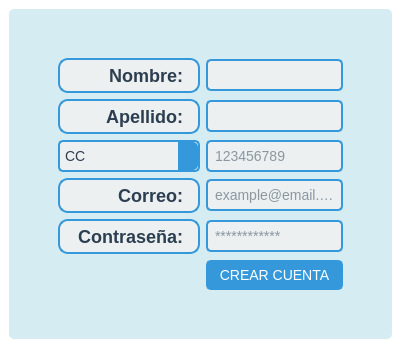
         <widget class="QWidget" name="registro">
          <property name="styleSheet">
           <string notr="true">QWidget{
background-color: rgb(255, 255, 255);
}</string>
          </property>
          <layout class="QHBoxLayout" name="horizontalLayout_10">
           <property name="leftMargin">
            <number>9</number>
           </property>
           <property name="topMargin">
            <number>9</number>
           </property>
           <item>
            <widget class="QFrame" name="contenido_registro">
             <property name="styleSheet">
              <string notr="true">QFrame{
background-color: rgba(173, 216, 230, 0.5);
border-radius: 5px;
}
QLineEdit {
    border: 2px solid #3498db; /* Borde */
    border-radius: 5px; /* Radio de borde */
    padding: 5px; /* Espaciado interno */
    font-size: 14px; /* Tamaño de fuente */
    font-family: Arial, sans-serif; /* Fuente */
    color: #2c3e50; /* Color del texto */
    background-color: #ecf0f1; /* Color de fondo */
}

/* Estilo para QPushButton */
QPushButton {
    border: 2px solid #3498db; /* Borde */
    border-radius: 5px; /* Radio de borde */
    padding: 5px 10px; /* Espaciado interno */
    font-size: 14px; /* Tamaño de fuente */
    font-family: Arial, sans-serif; /* Fuente */
    color: #ffffff; /* Color del texto */
    background-color: #3498db; /* Color de fondo */
}

/* Estilo para QPushButton cuando se presiona */
QPushButton:pressed {
    background-color: #2980b9; /* Cambio de color al presionar */
}

/* Estilo para QPushButton cuando el cursor está encima */
QPushButton:hover {
    background-color: #2980b9; /* Cambio de color al pasar el cursor */
    border: 2px solid #2980b9; /* Cambio de borde al pasar el cursor */
}

/* Estilo para QComboBox */
QComboBox {
    border: 2px solid #3498db; /* Borde */
    border-radius: 5px; /* Radio de borde */
    padding: 5px; /* Espaciado interno */
    font-size: 14px; /* Tamaño de fuente */
    font-family: Arial, sans-serif; /* Fuente */
    color: #2c3e50; /* Color del texto */
    background-color: #ecf0f1; /* Color de fondo */
}

/* Estilo para QComboBox cuando se despliega */
QComboBox::drop-down {
    subcontrol-origin: padding;
    subcontrol-position: right;
    width: 20px; /* Ancho del botón desplegable */
    border-left-width: 0px; /* Sin borde a la izquierda del botón */
    border-top-right-radius: 5px; /* Radio de borde superior derecho */
    border-bottom-right-radius: 5px; /* Radio de borde inferior derecho */
    background-color: #3498db; /* Color de fondo del botón desplegable */
}

/* Estilo para QComboBox cuando se despliega y se presiona */
QComboBox::down-arrow {
    width: 15px; /* Ancho del icono */
    height: 15px; /* Alto del icono */
    padding-right: 5px; /* Espaciado a la derecha del icono */
}</string>
             </property>
             <property name="frameShape">
              <enum>QFrame::StyledPanel</enum>
             </property>
             <property name="frameShadow">
              <enum>QFrame::Raised</enum>
             </property>
             <layout class="QGridLayout" name="gridLayout_5">
              <item row="1" column="3">
               <widget class="QLineEdit" name="Nombre">
                <property name="inputMask">
                 <string/>
                </property>
               </widget>
              </item>
              <item row="0" column="3">
               <spacer name="verticalSpacer">
                <property name="orientation">
                 <enum>Qt::Vertical</enum>
                </property>
                <property name="sizeHint" stdset="0">
                 <size>
                  <width>20</width>
                  <height>40</height>
                 </size>
                </property>
               </spacer>
              </item>
              <item row="1" column="0">
               <spacer name="horizontalSpacer_2">
                <property name="orientation">
                 <enum>Qt::Horizontal</enum>
                </property>
                <property name="sizeHint" stdset="0">
                 <size>
                  <width>40</width>
                  <height>20</height>
                 </size>
                </property>
               </spacer>
              </item>
              <item row="3" column="1">
               <widget class="QComboBox" name="comboBox">
                <property name="layoutDirection">
                 <enum>Qt::LeftToRight</enum>
                </property>
                <item>
                 <property name="text">
                  <string>CC</string>
                 </property>
                </item>
                <item>
                 <property name="text">
                  <string>TI</string>
                 </property>
                </item>
                <item>
                 <property name="text">
                  <string>CE</string>
                 </property>
                </item>
                <item>
                 <property name="text">
                  <string>RC</string>
                 </property>
                </item>
               </widget>
              </item>
              <item row="7" column="1">
               <widget class="QLabel" name="label_password">
                <property name="styleSheet">
                 <string notr="true">color: #2c3e50; /* Color del texto */
    font-size: 18px; /* Tamaño de fuente */
    font-weight: bold; /* Negrita */
    font-family: Arial, sans-serif; /* Fuente */
    background-color: #ecf0f1; /* Color de fondo */
    border: 2px solid #3498db; /* Borde */
    border-radius: 10px; /* Radio de borde */
    padding: 5px 10px; /* Espaciado interno */</string>
                </property>
                <property name="text">
                 <string>Contraseña:</string>
                </property>
                <property name="alignment">
                 <set>Qt::AlignRight|Qt::AlignTrailing|Qt::AlignVCenter</set>
                </property>
               </widget>
              </item>
              <item row="6" column="1" alignment="Qt::AlignRight">
               <widget class="QLabel" name="label_correo">
                <property name="minimumSize">
                 <size>
                  <width>142</width>
                  <height>0</height>
                 </size>
                </property>
                <property name="maximumSize">
                 <size>
                  <width>100</width>
                  <height>16777215</height>
                 </size>
                </property>
                <property name="font">
                 <font>
                  <family>Arial</family>
                  <pointsize>-1</pointsize>
                  <bold>true</bold>
                 </font>
                </property>
                <property name="layoutDirection">
                 <enum>Qt::RightToLeft</enum>
                </property>
                <property name="styleSheet">
                 <string notr="true">color: #2c3e50; /* Color del texto */
    font-size: 18px; /* Tamaño de fuente */
    font-weight: bold; /* Negrita */
    font-family: Arial, sans-serif; /* Fuente */
    background-color: #ecf0f1; /* Color de fondo */
    border: 2px solid #3498db; /* Borde */
    border-radius: 10px; /* Radio de borde */
    padding: 5px 10px; /* Espaciado interno */</string>
                </property>
                <property name="text">
                 <string>Correo:</string>
                </property>
                <property name="alignment">
                 <set>Qt::AlignRight|Qt::AlignTrailing|Qt::AlignVCenter</set>
                </property>
               </widget>
              </item>
              <item row="1" column="5">
               <spacer name="horizontalSpacer_3">
                <property name="orientation">
                 <enum>Qt::Horizontal</enum>
                </property>
                <property name="sizeHint" stdset="0">
                 <size>
                  <width>40</width>
                  <height>20</height>
                 </size>
                </property>
               </spacer>
              </item>
              <item row="3" column="3">
               <widget class="QLineEdit" name="Cedula">
                <property name="inputMask">
                 <string/>
                </property>
                <property name="placeholderText">
                 <string>123456789</string>
                </property>
               </widget>
              </item>
              <item row="6" column="3">
               <widget class="QLineEdit" name="Correo">
                <property name="inputMask">
                 <string/>
                </property>
                <property name="placeholderText">
                 <string>example@email.com</string>
                </property>
               </widget>
              </item>
              <item row="7" column="3">
               <widget class="QLineEdit" name="password">
                <property name="echoMode">
                 <enum>QLineEdit::Password</enum>
                </property>
                <property name="placeholderText">
                 <string>************</string>
                </property>
               </widget>
              </item>
              <item row="8" column="3">
               <widget class="QPushButton" name="acceder">
                <property name="text">
                 <string>CREAR CUENTA</string>
                </property>
               </widget>
              </item>
              <item row="9" column="3">
               <spacer name="verticalSpacer_2">
                <property name="orientation">
                 <enum>Qt::Vertical</enum>
                </property>
                <property name="sizeHint" stdset="0">
                 <size>
                  <width>20</width>
                  <height>40</height>
                 </size>
                </property>
               </spacer>
              </item>
              <item row="1" column="1" alignment="Qt::AlignRight">
               <widget class="QLabel" name="label_correo_3">
                <property name="minimumSize">
                 <size>
                  <width>142</width>
                  <height>0</height>
                 </size>
                </property>
                <property name="maximumSize">
                 <size>
                  <width>100</width>
                  <height>16777215</height>
                 </size>
                </property>
                <property name="font">
                 <font>
                  <family>Arial</family>
                  <pointsize>-1</pointsize>
                  <bold>true</bold>
                 </font>
                </property>
                <property name="layoutDirection">
                 <enum>Qt::RightToLeft</enum>
                </property>
                <property name="styleSheet">
                 <string notr="true">color: #2c3e50; /* Color del texto */
    font-size: 18px; /* Tamaño de fuente */
    font-weight: bold; /* Negrita */
    font-family: Arial, sans-serif; /* Fuente */
    background-color: #ecf0f1; /* Color de fondo */
    border: 2px solid #3498db; /* Borde */
    border-radius: 10px; /* Radio de borde */
    padding: 5px 10px; /* Espaciado interno */</string>
                </property>
                <property name="text">
                 <string>Nombre:</string>
                </property>
                <property name="alignment">
                 <set>Qt::AlignRight|Qt::AlignTrailing|Qt::AlignVCenter</set>
                </property>
               </widget>
              </item>
              <item row="2" column="1">
               <widget class="QLabel" name="label">
                <property name="styleSheet">
                 <string notr="true">color: #2c3e50; /* Color del texto */
    font-size: 18px; /* Tamaño de fuente */
    font-weight: bold; /* Negrita */
    font-family: Arial, sans-serif; /* Fuente */
    background-color: #ecf0f1; /* Color de fondo */
    border: 2px solid #3498db; /* Borde */
    border-radius: 10px; /* Radio de borde */
    padding: 5px 10px; /* Espaciado interno */</string>
                </property>
                <property name="text">
                 <string>Apellido:</string>
                </property>
                <property name="alignment">
                 <set>Qt::AlignRight|Qt::AlignTrailing|Qt::AlignVCenter</set>
                </property>
               </widget>
              </item>
              <item row="2" column="3">
               <widget class="QLineEdit" name="Apellido">
                <property name="inputMask">
                 <string/>
                </property>
                <property name="text">
                 <string/>
                </property>
               </widget>
              </item>
             </layout>
            </widget>
           </item>
          </layout>
         </widget>
